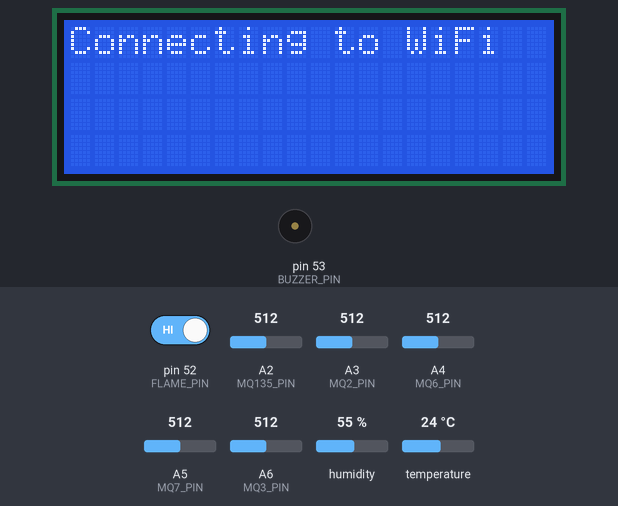
The sketch below on a simulated Arduino Mega 2560, built with avr-gcc and run on an emulated ATmega2560. On the bench: 20×4 character LCD, buzzer (waves = sounding, pin HIGH). The inputs (shaded band) are chosen by the test bench; at power-on: pin 52 (FLAME_PIN) HIGH, A4 (MQ6_PIN) = 512, humidity 55 %, A2 (MQ135_PIN) = 512, A3 (MQ2_PIN) = 512, A5 (MQ7_PIN) = 512, A6 (MQ3_PIN) = 512, temperature 24 °C. WiFi joins after 1.5 s; servers stay silent unless stated; the modem accepts every AT command (registered, SIM ready, sends succeed) and sends nothing else; what the sketch prints to the serial monitor is not drawn.

Above: at 2.4 s.
2.5 s: pin 52 (FLAME_PIN) driven LOW
At 16.2 s:
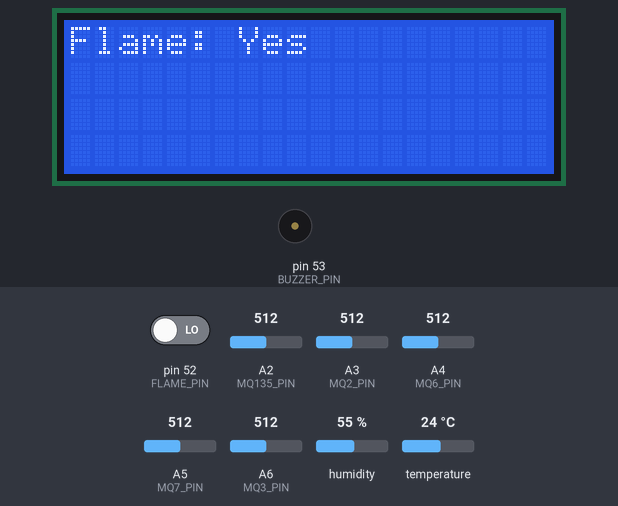
29.3 s: pin 52 (FLAME_PIN) driven HIGH
At 41.4 s:
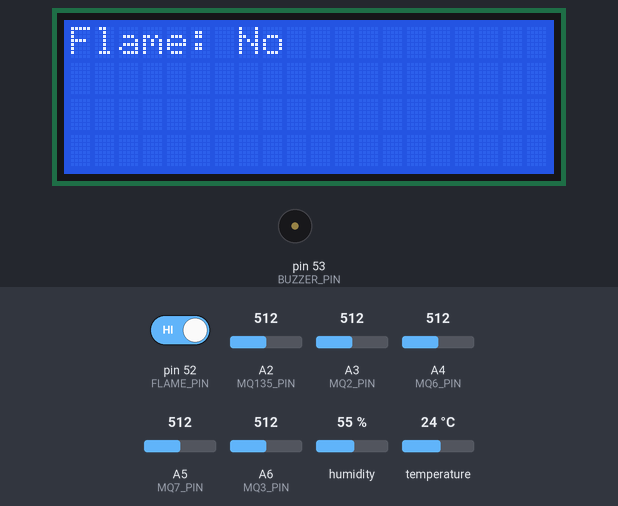
57.3 s: A4 (MQ6_PIN) set to 390
At 67.7 s:
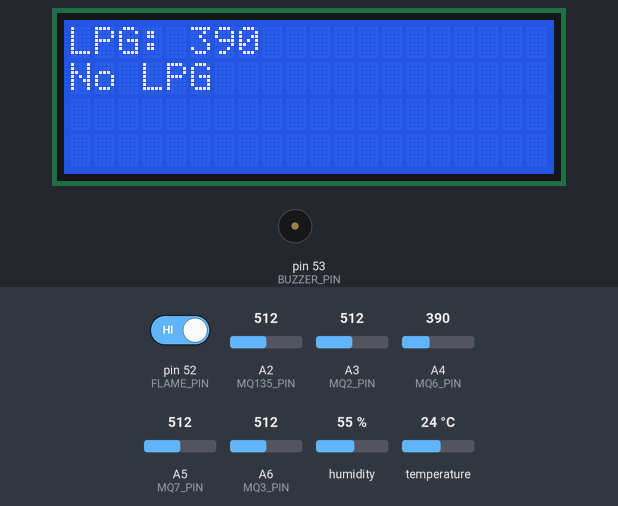
70.4 s: humidity set to 22 %
At 84.0 s:
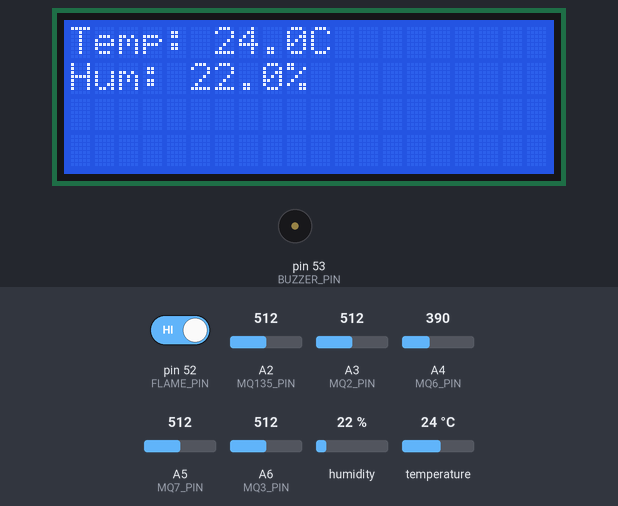
Timing chart, 0 to 84.2 s (numbered marks = the images above; inputs shaded):
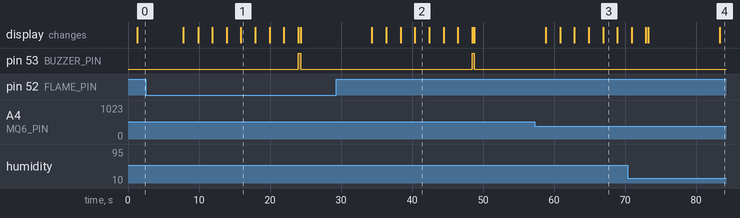

Measured:
- after the input at 2.5 s, the display: first differs from a run without the input after 13.4 s (image 1)
- after the input at 29.3 s, the display: first differs from a run without the input after 11.1 s (image 2)
- after the input at 57.3 s, the display: first differs from a run without the input after 9.6 s (image 3)
- what the display in image 1 shows lasts 2.0 s, from 15.9 s to 17.9 s

The sketch:

IOT_project_aqm.ino
```cpp
#define SECRET_SSID "OPPO A78 5G"
#define SECRET_PASS "12341234"
#define SECRET_CH_ID 2504082
#define SECRET_WRITE_APIKEY "VY9BXO2OX6HCRYA7"

#include "WiFiEsp.h"
#include "ThingSpeak.h"
#include "DHT.h"
#include <LiquidCrystal_I2C.h>

// Network credentials
char ssid[] = SECRET_SSID;
char pass[] = SECRET_PASS;
int keyIndex = 0;

WiFiEspClient client;

#ifndef HAVE_HWSERIAL1
#include "SoftwareSerial.h"
SoftwareSerial Serial1(19, 18); // RX, TX
#define ESP_BAUDRATE 19200
#else
#define ESP_BAUDRATE 115200
#endif

unsigned long myChannelNumber = SECRET_CH_ID;
const char * myWriteAPIKey = SECRET_WRITE_APIKEY;

// DHT sensor setup
#define DHTPIN 2     // DHT sensor pin
#define DHTTYPE DHT11   // DHT 11
DHT dht(DHTPIN, DHTTYPE);

// Sensor pins
#define MQ135_PIN A2
#define MQ2_PIN A3
#define MQ6_PIN A4
#define MQ7_PIN A5
#define MQ3_PIN A6
#define FLAME_PIN 52
#define BUZZER_PIN 53

// LCD setup
#define LCD_ADDRESS 0x3F
#define LCD_COLUMNS 20
#define LCD_ROWS 4
LiquidCrystal_I2C lcd(LCD_ADDRESS, LCD_COLUMNS, LCD_ROWS);

void setup() {
  Serial.begin(115200); // Initialize serial
  while (!Serial) {
    ; // Wait for serial port to connect
  }

  // Initialize serial for ESP module

  setEspBaudRate(ESP_BAUDRATE);

  Serial.print("Searching for ESP8266...");
  // Initialize ESP module
  WiFi.init(&Serial1);

  // Check for the presence of the shield
  if (WiFi.status() == WL_NO_SHIELD) {
    Serial.println("WiFi shield not present");
    // Don't continue
    while (true);
  }
  Serial.println("found it!");

  // Initialize DHT sensor
  dht.begin();

  // Initialize LCD
  lcd.init();
  lcd.backlight();
  lcd.print("Connecting to WiFi");

  ThingSpeak.begin(client);  // Initialize ThingSpeak

  // Initialize sensor pins
  pinMode(FLAME_PIN, INPUT);
  pinMode(MQ135_PIN, INPUT);
  pinMode(MQ2_PIN, INPUT);
  pinMode(MQ6_PIN, INPUT);
  pinMode(MQ7_PIN, INPUT);
  pinMode(MQ3_PIN, INPUT);
  pinMode(BUZZER_PIN, OUTPUT);
}

void loop() {
  // Connect or reconnect to WiFi
  if (WiFi.status() != WL_CONNECTED) {
    Serial.print("Attempting to connect to SSID: ");
    Serial.println(ssid);
    while (WiFi.status() != WL_CONNECTED) {
      WiFi.begin(ssid, pass);  // Connect to WPA/WPA2 network
      Serial.print(".");
      delay(5000);
    }
    Serial.println("\nConnected.");
    lcd.clear();
    lcd.print("WiFi Connected");
    delay(2000);
    lcd.clear();
  }

  // Read DHT sensor values
  float humidity = dht.readHumidity();
  float temperature = dht.readTemperature();

  // Read other sensors
  int airQuality = analogRead(MQ135_PIN);
  int smokeValue = analogRead(MQ2_PIN);
  int flameValue = digitalRead(FLAME_PIN);
  int lpgValue = analogRead(MQ6_PIN);
  int alcoholValue = analogRead(MQ7_PIN);
  int coValue = analogRead(MQ3_PIN);

  // Check if any reads failed and exit early (to try again).
  if (isnan(humidity) || isnan(temperature)) {
    Serial.println("Failed to read from DHT sensor!");
    return;
  }

  // Display sensor readings on LCD
  lcd.clear();
  lcd.setCursor(0, 0);
  lcd.print("Temp: " + String(temperature, 1) + "C ");
  lcd.setCursor(0, 1);
  lcd.print("Hum: " + String(humidity, 1) + "%");
  delay(2000);

  lcd.clear();
  lcd.setCursor(0, 0);
  lcd.print("AirQ: " + String(airQuality));
  delay(2000);

  lcd.clear();
  lcd.setCursor(0, 0);
  lcd.print("Smoke: " + String(smokeValue));
  lcd.setCursor(0, 1);
  lcd.print(smokeValue > 850 ? "Smoke detected" : "No smoke");
  delay(2000);

  lcd.clear();
  lcd.setCursor(0, 0);
  lcd.print("Flame: " + String(flameValue == 0 ? "Yes" : "No"));
  delay(2000);

  lcd.clear();
  lcd.setCursor(0, 0);
  lcd.print("LPG: " + String(lpgValue));
  lcd.setCursor(0, 1);
  lcd.print(lpgValue > 400 ? "LPG detected" : "No LPG");
  delay(2000);

  lcd.clear();
  lcd.setCursor(0, 0);
  lcd.print("Alcohol: " + String(alcoholValue));
  lcd.setCursor(0, 1);
  lcd.print(alcoholValue > 700 ? "Alcohol detected" : "No Alcohol");
  delay(2000);

  lcd.clear();
  lcd.setCursor(0, 0);
  lcd.print("CO: " + String(coValue));
  delay(2000);

  if (smokeValue > 850 || flameValue == 0 || lpgValue > 400 || alcoholValue > 700 || coValue > 800) {
    digitalWrite(BUZZER_PIN, HIGH); // Activate buzzer
  } else {
    digitalWrite(BUZZER_PIN, LOW);  // Deactivate buzzer
  }

  lcd.clear();
  lcd.print("Uploading");

  // Write to ThingSpeak
  ThingSpeak.setField(1, airQuality);    // Air quality field
  ThingSpeak.setField(2, temperature);   // Temperature field
  ThingSpeak.setField(3, humidity);      // Humidity field
  ThingSpeak.setField(4, flameValue);    // Flame value field
  ThingSpeak.setField(5, coValue);       // CO value field
  ThingSpeak.setField(6, smokeValue);    // Smoke value field
  ThingSpeak.setField(7, alcoholValue);  // Alcohol value field
  ThingSpeak.setField(8, lpgValue);      // LPG value field

  int x = ThingSpeak.writeFields(myChannelNumber, myWriteAPIKey);
  if (x == 200) {
    Serial.println("Channel update successful.");
    lcd.clear();
    lcd.print("Upload successful");
  }
   else {
    Serial.println("Problem updating channel. HTTP error code " + String(x));
    lcd.clear();
    lcd.print("Upload failed");
  }

  digitalWrite(BUZZER_PIN, LOW);


  delay(10000); // Wait 10 seconds to update the channel again
}

void setEspBaudRate(unsigned long baudrate) {
  long rates[6] = {115200, 74880, 57600, 38400, 19200, 9600};

  Serial.print("Setting ESP8266 baudrate to ");
  Serial.print(baudrate);
  Serial.println("...");

  for (int i = 0; i < 6; i++) {
    Serial1.begin(rates[i]);
    delay(100);
    Serial1.print("AT+UART_DEF=");
    Serial1.print(baudrate);
    Serial1.print(",8,1,0,0\r\n");
    delay(100);
  }
  Serial1.begin(baudrate);
}
```
